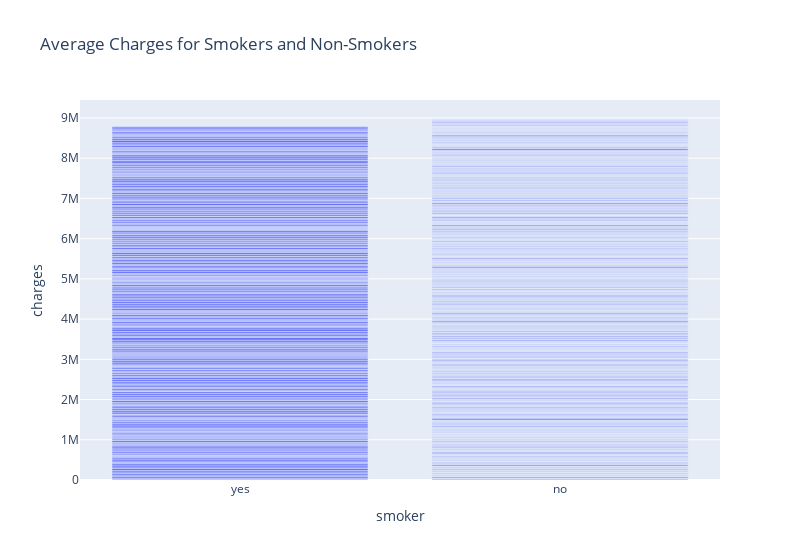

Notebook source saved alongside this figure:
### Code cell
fig = px.bar(data, x='smoker', y='charges', title='Average Charges for Smokers and Non-Smokers')
fig.show()

### Figure 1 — Plotly figure (JSON) as saved in the notebook; plotly's stock layout.template omitted (floating-point values rounded to 4 significant figures; data arrays with more than 128 entries replaced by an {"elided": "..."} marker saying what was removed)
{"data": [{"alignmentgroup": "True", "hovertemplate": "smoker=%{x}<br>charges=%{y}<extra></extra>", "legendgroup": "", "marker": {"color": "#636efa", "pattern": {"shape": ""}}, "name": "", "offsetgroup": "", "orientation": "v", "showlegend": false, "textposition": "auto", "type": "bar", "x": {"elided": "1338 str values"}, "xaxis": "x", "y": {"elided": "1338 float values"}, "yaxis": "y"}], "layout": {"barmode": "relative", "legend": {"tracegroupgap": 0}, "title": {"text": "Average Charges for Smokers and Non-Smokers"}, "width": 800, "xaxis": {"anchor": "y", "domain": [0, 1], "title": {"text": "smoker"}}, "yaxis": {"anchor": "x", "domain": [0, 1], "title": {"text": "charges"}}}}
